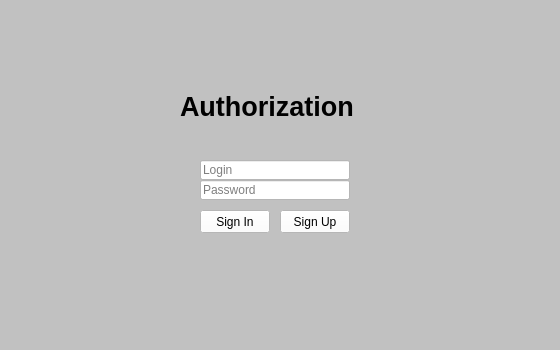
<?xml version="1.0" encoding="UTF-8"?>
<ui version="4.0">
 <class>MainWindow</class>
 <widget class="QMainWindow" name="MainWindow">
  <property name="geometry">
   <rect>
    <x>0</x>
    <y>0</y>
    <width>560</width>
    <height>350</height>
   </rect>
  </property>
  <property name="minimumSize">
   <size>
    <width>560</width>
    <height>350</height>
   </size>
  </property>
  <property name="maximumSize">
   <size>
    <width>560</width>
    <height>350</height>
   </size>
  </property>
  <property name="windowTitle">
   <string>MainWindow</string>
  </property>
  <property name="styleSheet">
   <string notr="true">background-color: rgb(193, 193, 193);</string>
  </property>
  <widget class="QWidget" name="centralwidget">
   <widget class="QLineEdit" name="line_username">
    <property name="geometry">
     <rect>
      <x>200</x>
      <y>160</y>
      <width>150</width>
      <height>20</height>
     </rect>
    </property>
    <property name="styleSheet">
     <string notr="true">background-color: rgb(255, 255, 255);</string>
    </property>
    <property name="placeholderText">
     <string>Login</string>
    </property>
   </widget>
   <widget class="QLineEdit" name="line_password">
    <property name="geometry">
     <rect>
      <x>200</x>
      <y>180</y>
      <width>150</width>
      <height>20</height>
     </rect>
    </property>
    <property name="styleSheet">
     <string notr="true">background-color: rgb(255, 255, 255);</string>
    </property>
    <property name="placeholderText">
     <string>Password</string>
    </property>
   </widget>
   <widget class="QPushButton" name="login_btn">
    <property name="geometry">
     <rect>
      <x>200</x>
      <y>210</y>
      <width>70</width>
      <height>23</height>
     </rect>
    </property>
    <property name="styleSheet">
     <string notr="true">background-color: rgb(255, 255, 255);</string>
    </property>
    <property name="text">
     <string>Sign In</string>
    </property>
   </widget>
   <widget class="QPushButton" name="registr_btn">
    <property name="geometry">
     <rect>
      <x>280</x>
      <y>210</y>
      <width>70</width>
      <height>23</height>
     </rect>
    </property>
    <property name="styleSheet">
     <string notr="true">background-color: rgb(255, 255, 255);</string>
    </property>
    <property name="text">
     <string>Sign Up</string>
    </property>
   </widget>
   <widget class="QLabel" name="label">
    <property name="geometry">
     <rect>
      <x>180</x>
      <y>90</y>
      <width>181</width>
      <height>33</height>
     </rect>
    </property>
    <property name="font">
     <font>
      <pointsize>20</pointsize>
      <weight>75</weight>
      <italic>false</italic>
      <bold>true</bold>
      <underline>false</underline>
      <strikeout>false</strikeout>
     </font>
    </property>
    <property name="text">
     <string>Authorization</string>
    </property>
   </widget>
  </widget>
 </widget>
 <resources/>
 <connections/>
</ui>
